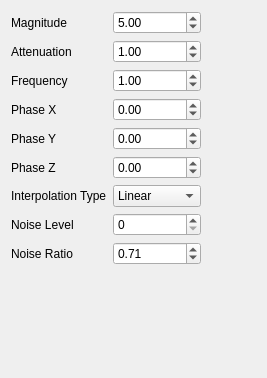
<?xml version="1.0" encoding="UTF-8"?>
<ui version="4.0">
 <class>turbulenceForce</class>
 <widget class="QWidget" name="turbulenceForce">
  <property name="geometry">
   <rect>
    <x>0</x>
    <y>0</y>
    <width>267</width>
    <height>378</height>
   </rect>
  </property>
  <property name="windowTitle">
   <string>Form</string>
  </property>
  <layout class="QGridLayout" name="gridLayout">
   <item row="0" column="0">
    <widget class="QLabel" name="magnitudeLabel">
     <property name="sizePolicy">
      <sizepolicy hsizetype="Minimum" vsizetype="Preferred">
       <horstretch>0</horstretch>
       <verstretch>0</verstretch>
      </sizepolicy>
     </property>
     <property name="text">
      <string>Magnitude</string>
     </property>
    </widget>
   </item>
   <item row="0" column="1">
    <widget class="QDoubleSpinBox" name="magnitude">
     <property name="minimum">
      <double>-999999999.000000000000000</double>
     </property>
     <property name="maximum">
      <double>999999999.000000000000000</double>
     </property>
     <property name="value">
      <double>5.000000000000000</double>
     </property>
    </widget>
   </item>
   <item row="1" column="0">
    <widget class="QLabel" name="attenuationLabel">
     <property name="sizePolicy">
      <sizepolicy hsizetype="Minimum" vsizetype="Preferred">
       <horstretch>0</horstretch>
       <verstretch>0</verstretch>
      </sizepolicy>
     </property>
     <property name="text">
      <string>Attenuation</string>
     </property>
    </widget>
   </item>
   <item row="1" column="1">
    <widget class="QDoubleSpinBox" name="attenuation">
     <property name="minimum">
      <double>-999999999.000000000000000</double>
     </property>
     <property name="maximum">
      <double>999999999.000000000000000</double>
     </property>
     <property name="value">
      <double>1.000000000000000</double>
     </property>
    </widget>
   </item>
   <item row="2" column="1">
    <widget class="QDoubleSpinBox" name="frequency">
     <property name="minimum">
      <double>-999999999.000000000000000</double>
     </property>
     <property name="maximum">
      <double>999999999.000000000000000</double>
     </property>
     <property name="value">
      <double>1.000000000000000</double>
     </property>
    </widget>
   </item>
   <item row="3" column="0">
    <widget class="QLabel" name="phaseXLabel">
     <property name="sizePolicy">
      <sizepolicy hsizetype="Minimum" vsizetype="Preferred">
       <horstretch>0</horstretch>
       <verstretch>0</verstretch>
      </sizepolicy>
     </property>
     <property name="text">
      <string>Phase X</string>
     </property>
    </widget>
   </item>
   <item row="3" column="1">
    <widget class="QDoubleSpinBox" name="phaseX">
     <property name="minimum">
      <double>-999999999.000000000000000</double>
     </property>
     <property name="maximum">
      <double>999999999.000000000000000</double>
     </property>
    </widget>
   </item>
   <item row="4" column="0">
    <widget class="QLabel" name="phaseYLabel">
     <property name="sizePolicy">
      <sizepolicy hsizetype="Minimum" vsizetype="Preferred">
       <horstretch>0</horstretch>
       <verstretch>0</verstretch>
      </sizepolicy>
     </property>
     <property name="text">
      <string>Phase Y</string>
     </property>
    </widget>
   </item>
   <item row="4" column="1">
    <widget class="QDoubleSpinBox" name="phaseY">
     <property name="minimum">
      <double>-999999999.000000000000000</double>
     </property>
     <property name="maximum">
      <double>999999999.000000000000000</double>
     </property>
    </widget>
   </item>
   <item row="5" column="0">
    <widget class="QLabel" name="phaseZLabel">
     <property name="sizePolicy">
      <sizepolicy hsizetype="Minimum" vsizetype="Preferred">
       <horstretch>0</horstretch>
       <verstretch>0</verstretch>
      </sizepolicy>
     </property>
     <property name="text">
      <string>Phase Z</string>
     </property>
    </widget>
   </item>
   <item row="5" column="1">
    <widget class="QDoubleSpinBox" name="phaseZ">
     <property name="minimum">
      <double>-999999999.000000000000000</double>
     </property>
     <property name="maximum">
      <double>999999999.000000000000000</double>
     </property>
    </widget>
   </item>
   <item row="6" column="0">
    <widget class="QLabel" name="interpolationTypeLabel">
     <property name="sizePolicy">
      <sizepolicy hsizetype="Minimum" vsizetype="Preferred">
       <horstretch>0</horstretch>
       <verstretch>0</verstretch>
      </sizepolicy>
     </property>
     <property name="text">
      <string>Interpolation Type</string>
     </property>
    </widget>
   </item>
   <item row="6" column="1">
    <widget class="QComboBox" name="interpolationType">
     <item>
      <property name="text">
       <string>Linear</string>
      </property>
     </item>
     <item>
      <property name="text">
       <string>Quadratic</string>
      </property>
     </item>
    </widget>
   </item>
   <item row="7" column="0">
    <widget class="QLabel" name="noiseLevelLabel">
     <property name="sizePolicy">
      <sizepolicy hsizetype="Minimum" vsizetype="Preferred">
       <horstretch>0</horstretch>
       <verstretch>0</verstretch>
      </sizepolicy>
     </property>
     <property name="text">
      <string>Noise Level</string>
     </property>
    </widget>
   </item>
   <item row="7" column="1">
    <widget class="QSpinBox" name="noiseLevel"/>
   </item>
   <item row="8" column="0">
    <widget class="QLabel" name="noiseRatioLabel">
     <property name="sizePolicy">
      <sizepolicy hsizetype="Minimum" vsizetype="Preferred">
       <horstretch>0</horstretch>
       <verstretch>0</verstretch>
      </sizepolicy>
     </property>
     <property name="text">
      <string>Noise Ratio</string>
     </property>
    </widget>
   </item>
   <item row="8" column="1">
    <widget class="QDoubleSpinBox" name="noiseRatio">
     <property name="minimum">
      <double>-999999999.000000000000000</double>
     </property>
     <property name="maximum">
      <double>999999999.000000000000000</double>
     </property>
     <property name="singleStep">
      <double>0.100000000000000</double>
     </property>
     <property name="value">
      <double>0.710000000000000</double>
     </property>
    </widget>
   </item>
   <item row="3" column="2">
    <spacer name="horizontalSpacer">
     <property name="orientation">
      <enum>Qt::Horizontal</enum>
     </property>
     <property name="sizeHint" stdset="0">
      <size>
       <width>40</width>
       <height>20</height>
      </size>
     </property>
    </spacer>
   </item>
   <item row="9" column="0">
    <spacer name="verticalSpacer">
     <property name="orientation">
      <enum>Qt::Vertical</enum>
     </property>
     <property name="sizeHint" stdset="0">
      <size>
       <width>20</width>
       <height>40</height>
      </size>
     </property>
    </spacer>
   </item>
   <item row="2" column="0">
    <widget class="QLabel" name="frequencyLabel">
     <property name="sizePolicy">
      <sizepolicy hsizetype="Minimum" vsizetype="Preferred">
       <horstretch>0</horstretch>
       <verstretch>0</verstretch>
      </sizepolicy>
     </property>
     <property name="text">
      <string>Frequency</string>
     </property>
    </widget>
   </item>
  </layout>
 </widget>
 <resources/>
 <connections/>
</ui>
